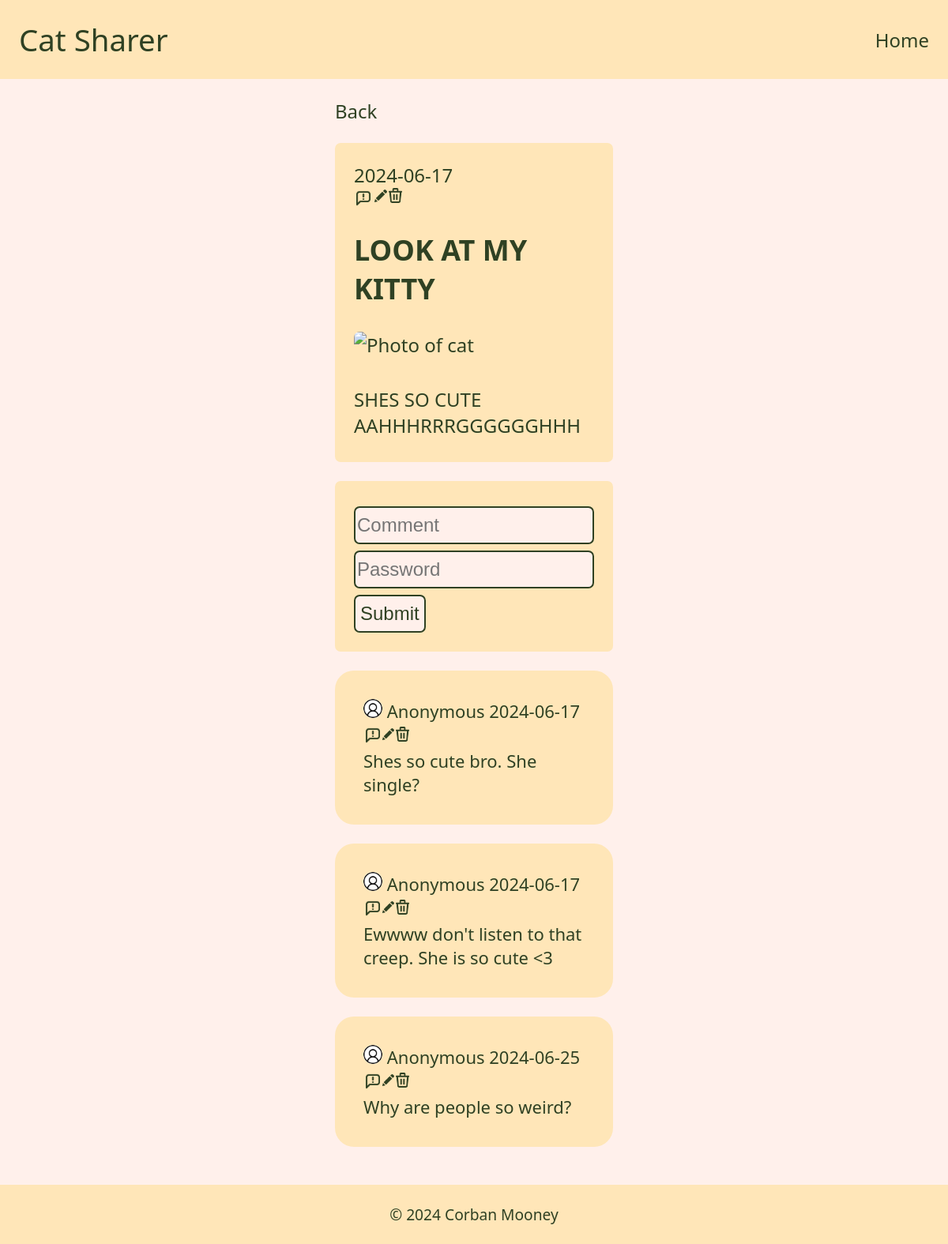
The page /site/viewPost.php?id=1 on the database its author committed.
### tables this page shows
CREATE TABLE `Uploads` (
  `id` bigint NOT NULL AUTO_INCREMENT,
  `title` varchar(50) NOT NULL,
  `image_data` longblob NOT NULL,
  `image_type` varchar(50) NOT NULL,
  `uploaded` date NOT NULL,
  `descript` varchar(250) NOT NULL,
  `pass` varchar(25) NOT NULL,
  PRIMARY KEY (`id`)
);

CREATE TABLE `Comments` (
  `code` bigint NOT NULL AUTO_INCREMENT,
  `id` bigint NOT NULL,
  `words` varchar(250) NOT NULL,
  `cDate` date NOT NULL,
  `cPass` varchar(25) NOT NULL,
  PRIMARY KEY (`code`),
  KEY `id` (`id`),
  CONSTRAINT `Comments_ibfk_3` FOREIGN KEY (`id`) REFERENCES `Uploads` (`id`) ON DELETE CASCADE ON UPDATE RESTRICT
);

### site/viewPost.php (the view, shortened to what this page needs)
<?php
include 'partials/top.php';
$postId = $_GET['id'] ?? '';
$db = connectToDB();
$query = 'SELECT id, title, uploaded, descript FROM Uploads WHERE id = ?';
try {
    $stmt = $db->prepare($query);
    $stmt->execute([$postId]);
    $post = $stmt->fetch();
}
catch (PDOException $e) {
    consoleLog($e->getMessage(), 'DB List Fetch', ERROR);
    die('There was an error getting data from the database');
}
echo '<a href="index.php">Back</a> <br>';
echo '<ul id="post-view">';
echo '<p>' . $post['uploaded'] . '</p>';
echo '<div id="postLinks" style="display: flex;">
                           <a href="formReport.php?id='     . $postId . '" title="Report"> <img src="images/report.png" style="width: 24px; border-radius: 0px;" > </a>
                           <a href="formEditPost.php?id='   . $postId . '" title="Edit">   <img src="images/edit.png"   style="width: 20px; border-radius: 0px; padding: 2px 2px 0px 2px;" > </a>
                           <a href="formDeletePost.php?id=' . $postId . '" title="Delete"> <img src="images/trash.png"  style="width: 17px; border-radius: 0px;" > </a></div>';
echo '<h2> ' . $post['title'] . '</h2>';
echo '<img src="load-thing-image.php?id=' . $postId . '" alt="Photo of cat" ><br>';
echo '<h4>' . $post['descript'] . '</h4>';
echo '</ul>';
$query = 'SELECT code, words, cDate FROM Comments WHERE id = ?';
try {
    $stmt = $db->prepare($query);
    $stmt->execute([$postId]);
    $comments = $stmt->fetchAll();
}
catch (PDOException $e) {
    consoleLog($e->getMessage(), 'DB List Fetch', ERROR);
    die('There was an error getting data from the database');
}
?>
<form method = 'post' action = <?php echo 'addComment.php?id=' . $postId ?>>
        <input name = 'words'
               type = 'text'
               placeholder = 'Comment'
               required>
        <input name = 'password'
               type = 'password'
               placeholder = 'Password'
               required
               oninvalid="this.setCustomValidity('A password is required')"
               oninput="this.setCustomValidity('')">
        <input type="submit"
               value="Submit">
</form>
<?php
foreach ($comments as $comment) {
    echo  '<li>';
    echo  '<ul id="comment">';
    echo  '<img src="images/User.png" style="height: 1rem; width: 1rem;">';
    echo  ' Anonymous ' . $comment['cDate'];
    echo  '<br>';
    echo  '<div id="postLinks" style="display: flex;">
           <a href="formCommentReport.php?code=' . $comment['code'] . '&id=' . $postId . '" title="Report"> <img src="images/report.png" style="width: 24px; background-color: transparent; border-radius: 0px; padding-top: 3px;" > </a>
           <a href="formCommentEdit.php?code='   . $comment['code'] . '&id=' . $postId . '" title="Edit"  > <img src="images/edit.png"   style="width: 17px; background-color: transparent; border-radius: 0px; padding: 0px 2px 2px 0px;" > </a>
           <a href="formDeleteComment.php?code=' . $comment['code'] . '&id=' . $postId . '" title="Delete" > <img src="images/trash.png" style="width: 17px; background-color: transparent; border-radius: 0px;" > </a>';
    echo  '</div>';
    echo  $comment['words'];
    echo  '</ul></li>';
}
include 'partials/bottom.php';

### site/css/styles.css (style rules this page uses)
* { box-sizing: border-box; }
html { font-family: system-ui, -apple-system, BlinkMacSystemFont, 'Segoe UI', Roboto, Oxygen, Ubuntu, Cantarell, 'Open Sans', 'Helvetica Neue', sans-serif; font-size: 24px; }
body { display: flex; background-color: #FFF0EB; color: #2F4123; margin: 0; min-height: 100vh; flex-direction: column; align-items: center; }
main a { color: #2F4123; text-decoration: none; }
ul { list-style: none; padding: 3px; width: max-content; margin: 1rem auto; }
li { list-style: none; }
#post-view { display: block; margin-bottom: 0.3rem; width: 100%; justify-content: center; gap: 0rem; background-color: #FFE6B8; border-radius: 0.3rem; list-style-type: none; margin-left: 0rem; text-decoration: none; padding: 1rem 1rem; word-wrap: break-word }
#post-view img { display: flex; width: 100%; border-radius: 0.3rem; }
#post-view h4 { display: flex; width: 100%; margin-top: 3px; margin-bottom: 6px; font-weight: normal; }
#post-view p { margin: 0px; }
#comment { padding: 1.5rem; background-color: #FFE6B8; border-radius: 1rem; width: 370px; max-width: 100%; font-size: 22px; word-wrap: break-word }
#comment img { background-color: white; border-radius: 100%; }
form { width: 100%; max-width: 100%; margin: 1rem auto; padding: 1rem; background-color: #FFE6B8; border-radius: 0.3rem; }
input[type=text], input[type=email], input[type=password] { width: 100%; height: 2rem; margin: 8px 0; box-sizing: border-box; border-radius: 0.3rem; background-color: #FFF0EB; color: #2F4123; outline: none; border: 2px solid #2F4123; max-width: 100%; }
input[type=submit] { width: auto; height: 2rem; box-sizing: border-box; border-radius: 0.3rem; background-color: #FFF0EB; color: #2F4123; outline: none; border: 2px solid #2F4123; }
input, select { display: block; font-size: inherit; }

### rows shown on the page
uploads: uploaded "2024-06-17", title "LOOK AT MY KITTY", descript "SHES SO CUTE AAHHHRRRGGGGGGHHH"
comments: cDate "2024-06-17", words "Shes so cute bro. She single?"
comments: cDate "2024-06-17", words "Ewwww don't listen to that creep. She is so cute <3"
comments: cDate "2024-06-25", words "Why are people so weird?"

### other values the page prints
SITE_NAME "Cat Sharer"
